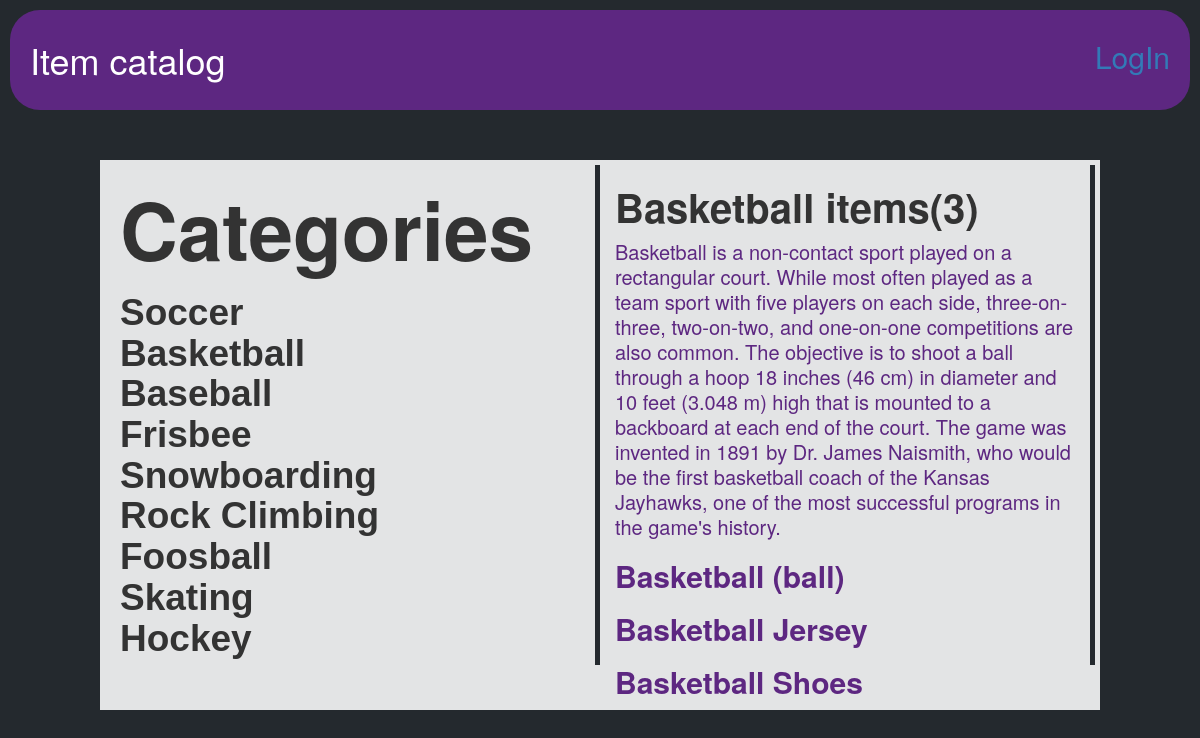
Page /catalog/Basketball on the committed database.
### sports_database.py (models this page shows, shortened)
class Categories(Base):
    __tablename__ = 'categories'
    id = Column(Integer, primary_key=True)
    name = Column(String(250), nullable=False)
    description_cat = Column(String(250))
    user_id = Column(Integer, ForeignKey('user.id'))
    user = relationship(User)

class LatestItem(Base):
    __tablename__ = 'latest_item'
    title = Column(String(80), nullable=False)
    time_created = Column(DateTime(timezone=True), default=datetime.utcnow)
    time_updated = Column(DateTime(timezone=True), onupdate=datetime.utcnow)
    id = Column(Integer, primary_key=True)
    description = Column(String(250))
    item_category = Column(String(250))
    category_id = Column(Integer, ForeignKey('categories.id'))
    categories = relationship(Categories)
    user_id = Column(Integer, ForeignKey('user.id'))
    user = relationship(User)

### catalog.py (the view)
@app.route('/catalog/<string:sport_name>')
def sportMenu(sport_name):
    sport_unique = session.query(Categories)
    sport = session.query(Categories).filter_by(name=sport_name).first()
    sport_id = sport.id
    items = session.query(LatestItem).filter_by(category_id=sport_id).all()
    count = session.query(LatestItem).filter_by(category_id=sport_id).count()
    return render_template('item_menu.html', items=items, sport=sport,
                           count=count, sport_unique=sport_unique)

### templates/item_menu.html
{% extends "main.html" %}
{% block content %}
{% include "header.html" %}
<div class="row" style="border: 5px #e3e4e5 solid; margin: 50px 100px; height: 550px; background-color: #e3e4e5;">
	<div class="col-md-6" style="height: 500px; line-height: 40px; border-right: 5px #24292e solid">
		<h1 style="font-size: 80px; font-weight: 700">Categories</h1>
		<h1 style="font-size: 37px; font-family: Helvetica; font-weight: 600; color: #333333">
		{% for i in sport_unique %}
			<a style="text-decoration: none; color: #333333" href="{{url_for('sportMenu', sport_name=i.name) }}">{{i.name}}
			</a><br>
		{% endfor %}
		</h1>
	</div>
	<div class="col-md-6" style="height: 500px; line-height: 25px; border-right: 5px #24292e solid">
		<h1 style="font-size: 40px; font-weight: 700">{{sport.name}} items({{count}})</h1>
		<p style="font-size: 20px; color: #5d2781">{{sport.description_cat}}</p>
		{% for j in items %}
			<a style="text-decoration: none; color: #5d2781" href="{{url_for('itemInfo', sport_name=sport.name, item_name=j.title) }}"><h1 style="font-size: 30px; font-weight: 700">{{j.title}}</h1>
		{% endfor %}
	</div>
</div>
{% endblock %}

### rows in the picture
Categories: name "Soccer"
Categories: name "Basketball", description_cat "Basketball is a non-contact sport played on a rectangular court. While most often played as a team sport with five players on each side, three-on-three, two-on-two, and one-on-one competitions are also common. The objective is to shoot a ball through a hoop 18 inches (46 cm) in diameter and 10 feet (3.048 m) high that is mounted to a backboard at each end of the court. The game was invented in 1891 by Dr. James Naismith, who would be the first basketball coach of the Kansas Jayhawks, one of the most successful programs in the game's history."
Categories: name "Baseball"
Categories: name "Frisbee"
Categories: name "Snowboarding"
Categories: name "Rock Climbing"
Categories: name "Foosball"
Categories: name "Skating"
Categories: name "Hockey"
LatestItem: title "Basketball (ball)"
LatestItem: title "Basketball Jersey"
LatestItem: title "Basketball Shoes"

### other values in the picture
{{ count }} "3"
